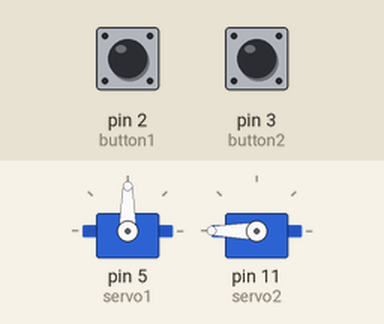
This sketch was run on a simulated Arduino Uno, built with avr-gcc and run on an emulated ATmega328P. On the bench: 2 × servo. The test bench sets the inputs (shaded band); at power-on: pin 2 (button1) LOW, pin 3 (button2) HIGH.

Above: at 1.2 s.
1.3 s: pin 2 (button1) pulled HIGH for 0.15 s
At 1.37 s:
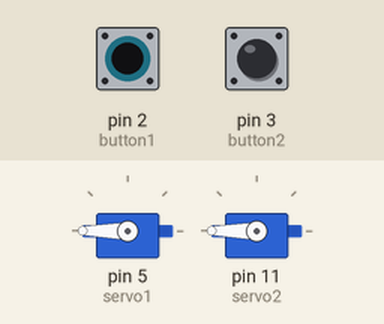
2.9 s: pin 3 (button2) pulled LOW for 0.15 s
At 2.97 s:
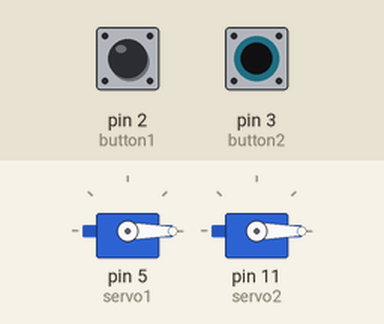
4.5 s: pin 3 (button2) pulled LOW for 3.2 s
At 8.7 s:
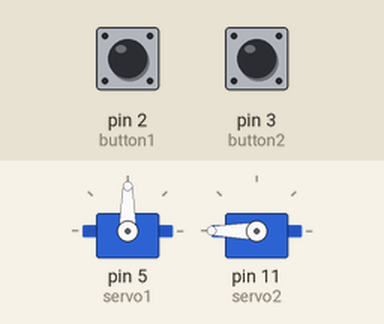
9.2 s: pin 2 (button1) pulled HIGH for 3.2 s
At 9.9 s:
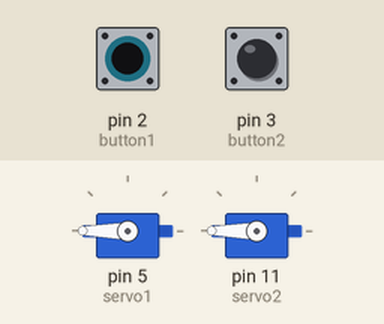
13.9 s: pin 2 (button1) driven HIGH and pin 3 (button2) driven LOW
At 14.7 s:
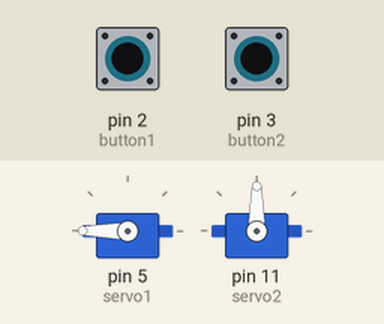
Timing chart, 0 to 16.4 s (numbered marks = the images above; inputs shaded):
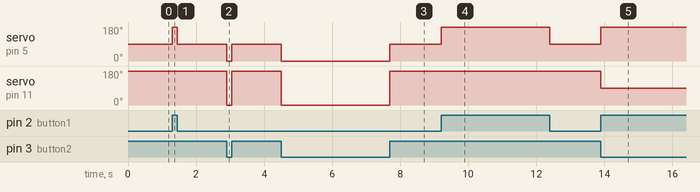

Measured:
- after the input at 1.3 s, servo on pin 5 (servo1): 90° → 180° at once, → 90° 0.15 s later
- after the input at 2.9 s, servo on pin 5 (servo1): 90° → 0° at once, → 90° 0.15 s later; servo on pin 11 (servo2): 180° → 0° at once, → 180° 0.15 s later
- after the input at 4.5 s, servo on pin 5 (servo1): 90° → 0° at once, → 90° 3.2 s later; servo on pin 11 (servo2): 180° → 0° at once, → 180° 3.2 s later
- after the input at 9.2 s, servo on pin 5 (servo1): 90° → 180° at once, → 90° 3.2 s later
- after the input at 13.9 s, servo on pin 5 (servo1): 90° → 180° at once; servo on pin 11 (servo2): 180° → 90° at once

The sketch:

Path2_Task2.ino
```cpp
#include <Servo.h>
Servo servo1;
Servo servo2;
const int button1       = 2;
const int button2       = 3;
void setup() {
  // put your setup code here, to run once:
  servo1.attach(5);
  servo2.attach(11);
}

void loop() {
  // put your main code here, to run repeatedly:
 if (digitalRead(button1)==true && digitalRead(button2)==false) {
    servo1.write(180);
    servo2.write(90);
      }
 if (digitalRead(button2)==true && digitalRead(button1)==false) {
    servo1.write(90);
    servo2.write(180);
      }
  if (digitalRead(button1)==false && digitalRead(button2)==false) {
    servo1.write(0);
    servo2.write(0);
      }
    if (digitalRead(button1)==true && digitalRead(button2)==true) {
    servo1.write(180);
    servo2.write(180);
      }
}
```
